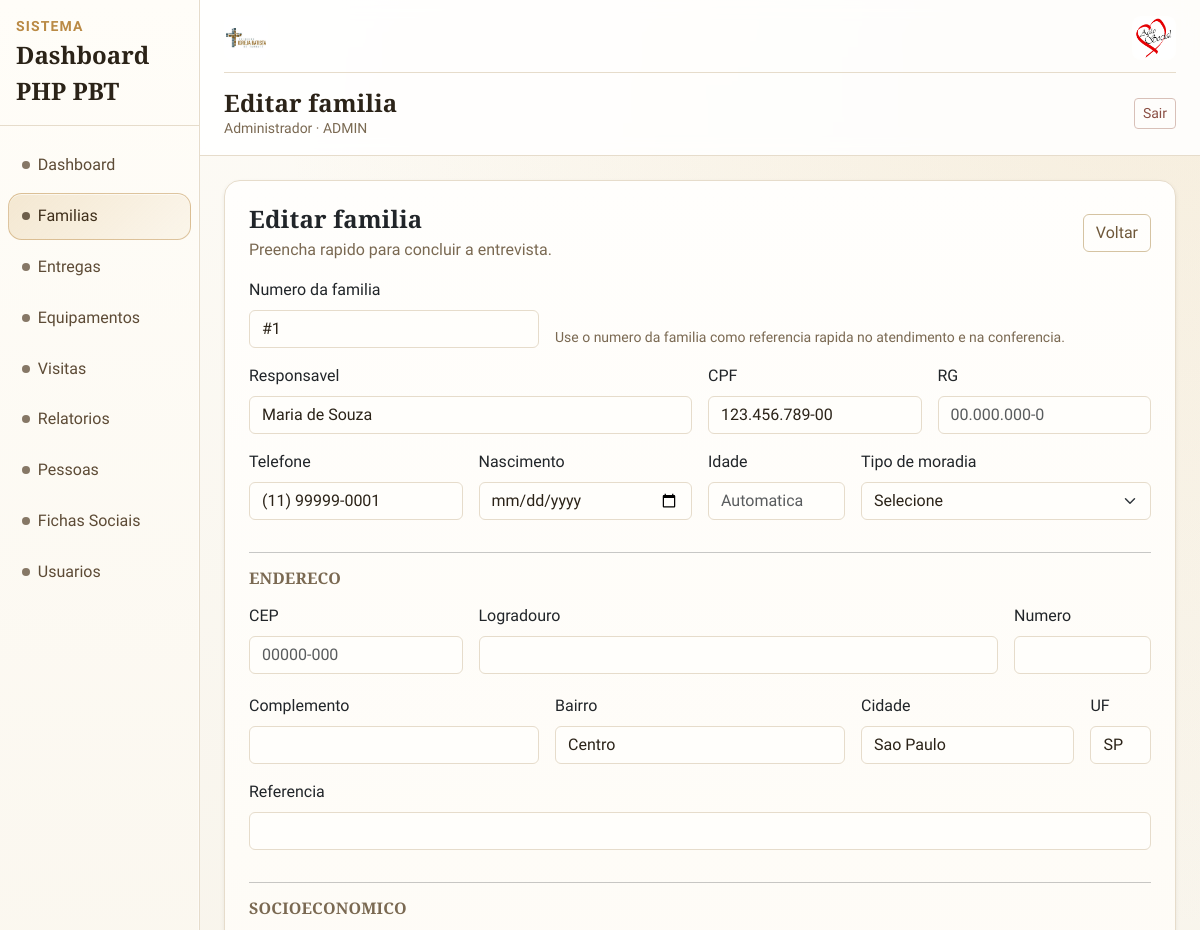
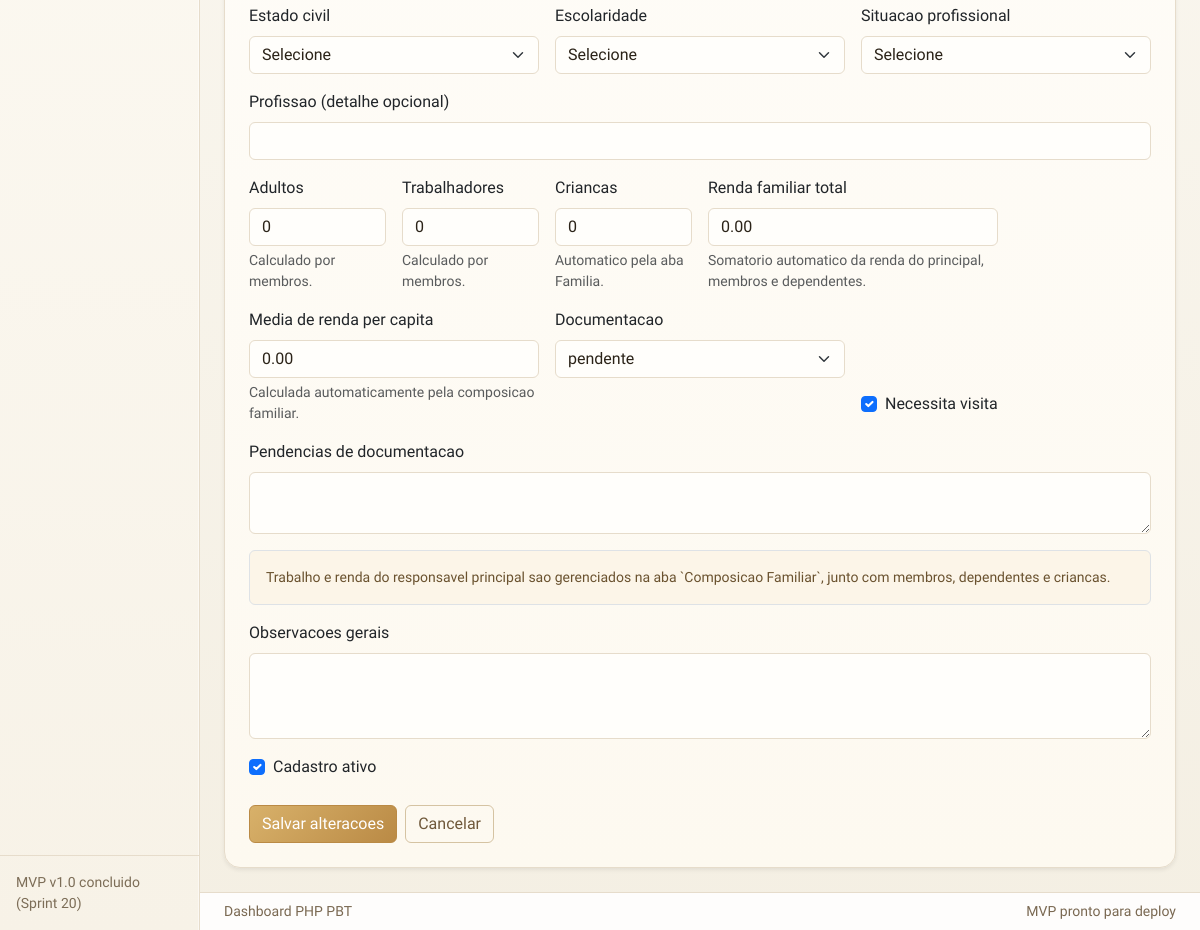
The app's page /families/edit?id=1 (signed in) with its own data (2 pictures, top to bottom).
### tables this page shows
CREATE TABLE IF NOT EXISTS families (
  id INT AUTO_INCREMENT PRIMARY KEY,
  responsible_name VARCHAR(160) NOT NULL,
  cpf_responsible VARCHAR(14) NULL UNIQUE,
  rg_responsible VARCHAR(20) NULL,
  birth_date DATE NULL,
  phone VARCHAR(20) NULL,
  responsible_works TINYINT(1) NOT NULL DEFAULT 0,
  responsible_income DECIMAL(10,2) NOT NULL DEFAULT 0,
  marital_status VARCHAR(30) NULL,
  education_level VARCHAR(40) NULL,
  professional_status VARCHAR(40) NULL,
  profession_detail VARCHAR(120) NULL,
  cep VARCHAR(10) NULL,
  address VARCHAR(200) NULL,
  address_number VARCHAR(20) NULL,
  address_complement VARCHAR(120) NULL,
  neighborhood VARCHAR(80) NULL,
  city VARCHAR(80) NULL,
  state CHAR(2) NULL,
  location_reference VARCHAR(200) NULL,
  housing_type VARCHAR(60) NULL,
  adults_count INT NOT NULL DEFAULT 0,
  workers_count INT NOT NULL DEFAULT 0,
  family_income_total DECIMAL(10,2) NOT NULL DEFAULT 0,
  family_income_average DECIMAL(10,2) NOT NULL DEFAULT 0,
  children_count INT NOT NULL DEFAULT 0,
  documentation_status VARCHAR(30) NOT NULL DEFAULT 'ok',
  documentation_notes TEXT NULL,
  needs_visit TINYINT(1) NOT NULL DEFAULT 0,
  general_notes TEXT NULL,
  is_active TINYINT(1) NOT NULL DEFAULT 1,
  created_at DATETIME NOT NULL DEFAULT CURRENT_TIMESTAMP,
  updated_at DATETIME NULL DEFAULT NULL ON UPDATE CURRENT_TIMESTAMP,
  INDEX idx_families_responsible_name (responsible_name),
  INDEX idx_families_city_neighborhood (city, neighborhood),
  INDEX idx_families_documentation_status (documentation_status),
  INDEX idx_families_needs_visit (needs_visit),
  INDEX idx_families_is_active (is_active),
  INDEX idx_families_updated_at (updated_at)
);

### app/Views/families/form.php (the view, shortened to what the rows shown need)
<?php
$isEdit = ($mode ?? 'create') === 'edit';
$familyData = is_array($family ?? null) ? $family : [];
$docStatuses = is_array($docStatuses ?? null) ? $docStatuses : ['ok', 'pendente', 'parcial'];
?>
<div class="row justify-content-center">
    <div class="col-12">
        <div class="card border-0 shadow-sm">
            <div class="card-body p-4">
                <div class="d-flex justify-content-between align-items-center mb-3">
                    <div>
                        <h2 class="h4 mb-1"><?= $isEdit ? 'Editar familia' : 'Nova familia' ?></h2>
                    </div>
                </div>
                <form method="post" action="<?= $isEdit ? '/families/update?id=' . (int) ($familyData['id'] ?? 0) : '/families' ?>">
                    <div class="row g-3">
                        <div class="col-12 col-md-4">
                            <label class="form-label">Numero da familia</label>
                            <input
                                type="text"
                                class="form-control"
                                value="<?= $isEdit ? ('#' . (int) ($familyData['id'] ?? 0)) : 'Sera gerado ao salvar' ?>"
                                readonly
                                tabindex="-1"
                            >
                        </div>
                        <div class="col-12 col-lg-6">
                            <label class="form-label">Responsavel</label>
                            <input class="form-control" name="responsible_name" required autofocus placeholder="Nome completo da responsavel" value="<?= htmlspecialchars((string) ($familyData['responsible_name'] ?? ''), ENT_QUOTES, 'UTF-8') ?>">
                        </div>
                        <div class="col-12 col-md-6 col-lg-3">
                            <label class="form-label">CPF</label>
                            <input class="form-control" name="cpf_responsible" required placeholder="000.000.000-00" value="<?= htmlspecialchars((string) ($familyData['cpf_responsible'] ?? ''), ENT_QUOTES, 'UTF-8') ?>">
                        </div>
                        <div class="col-12 col-md-3">
                            <label class="form-label">Telefone</label>
                            <input class="form-control" name="phone" placeholder="(00) 00000-0000" value="<?= htmlspecialchars((string) ($familyData['phone'] ?? ''), ENT_QUOTES, 'UTF-8') ?>">
                        </div>
                        <div class="col-12 col-md-4">
                            <label class="form-label">Bairro</label>
                            <input class="form-control" name="neighborhood" value="<?= htmlspecialchars((string) ($familyData['neighborhood'] ?? ''), ENT_QUOTES, 'UTF-8') ?>">
                        </div>
                        <div class="col-12 col-md-3">
                            <label class="form-label">Cidade</label>
                            <input class="form-control" name="city" value="<?= htmlspecialchars((string) ($familyData['city'] ?? ''), ENT_QUOTES, 'UTF-8') ?>">
                        </div>
                        <div class="col-12 col-md-1">
                            <label class="form-label">UF</label>
                            <input class="form-control text-uppercase" maxlength="2" name="state" value="<?= htmlspecialchars((string) ($familyData['state'] ?? ''), ENT_QUOTES, 'UTF-8') ?>">
                        </div>
                        <div class="col-6 col-md-2">
                            <label class="form-label">Adultos</label>
                            <input type="number" min="0" class="form-control" value="<?= htmlspecialchars((string) ($familyData['adults_count'] ?? 0), ENT_QUOTES, 'UTF-8') ?>" readonly tabindex="-1">
                            <div class="form-text">Calculado por membros.</div>
                        </div>
                        <div class="col-6 col-md-2">
                            <label class="form-label">Trabalhadores</label>
                            <input type="number" min="0" class="form-control" value="<?= htmlspecialchars((string) ($familyData['workers_count'] ?? 0), ENT_QUOTES, 'UTF-8') ?>" readonly tabindex="-1">
                            <div class="form-text">Calculado por membros.</div>
                        </div>
                        <div class="col-6 col-md-2">
                            <label class="form-label">Criancas</label>
                            <input type="number" class="form-control" value="<?= htmlspecialchars((string) ($familyData['children_count'] ?? 0), ENT_QUOTES, 'UTF-8') ?>" readonly tabindex="-1">
                            <div class="form-text">Automatico pela aba Familia.</div>
                        </div>
                        <div class="col-12 col-md-4">
                            <label class="form-label">Renda familiar total</label>
                            <input class="form-control" value="<?= htmlspecialchars((string) ($familyData['family_income_total'] ?? '0.00'), ENT_QUOTES, 'UTF-8') ?>" readonly tabindex="-1">
                            <div class="form-text">Somatorio automatico da renda do principal, membros e dependentes.</div>
                        </div>
                        <div class="col-12 col-md-4">
                            <label class="form-label">Media de renda per capita</label>
                            <input class="form-control" value="<?= htmlspecialchars((string) ($familyData['family_income_average'] ?? '0.00'), ENT_QUOTES, 'UTF-8') ?>" readonly tabindex="-1">
                            <div class="form-text">Calculada automaticamente pela composicao familiar.</div>
                        </div>
                        <div class="col-12 col-md-4">
                            <label class="form-label">Documentacao</label>
                            <select class="form-select" name="documentation_status">
                                <?php foreach ($docStatuses as $docStatus) : ?>
                                    <option value="<?= htmlspecialchars((string) $docStatus, ENT_QUOTES, 'UTF-8') ?>" <?= ((string) ($familyData['documentation_status'] ?? 'ok') === (string) $docStatus) ? 'selected' : '' ?>>
                                        <?= htmlspecialchars((string) $docStatus, ENT_QUOTES, 'UTF-8') ?>
                                    </option>
                                <?php endforeach; ?>
                            </select>
                        </div>
                        <div class="col-12 col-md-4 d-flex align-items-end">
                            <div class="form-check mb-2">
                                <input class="form-check-input" type="checkbox" id="needs_visit" name="needs_visit" value="1" <?= ((int) ($familyData['needs_visit'] ?? 0) === 1) ? 'checked' : '' ?>>
                                <label class="form-check-label" for="needs_visit">Necessita visita</label>
                            </div>
                        </div>
                        <div class="col-12">
                            <div class="form-check">
                                <input class="form-check-input" type="checkbox" id="is_active" name="is_active" value="1" <?= ((int) ($familyData['is_active'] ?? 1) === 1) ? 'checked' : '' ?>>
                                <label class="form-check-label" for="is_active">Cadastro ativo</label>
                            </div>
                        </div>
                    </div>
                </form>
            </div>
        </div>
    </div>
</div>

### records on screen
families: id "#1", responsible_name "Maria de Souza", cpf_responsible "123.456.789-00", phone "(11) 99999-0001", neighborhood "Centro", city "Sao Paulo", state "SP", adults_count "0", workers_count "0", children_count "0", family_income_total "0.00", family_income_average "0.00", documentation_status "pendente", needs_visit "☑", is_active "☑"

### other values on screen
$layoutAppName "Dashboard PHP PBT"
$item['label'] "Dashboard"
$item['label'] "Familias"
$item['label'] "Entregas"
$item['label'] "Equipamentos"
$item['label'] "Visitas"
$item['label'] "Relatorios"
$item['label'] "Pessoas"
$item['label'] "Fichas Sociais"
$item['label'] "Usuarios"
$layoutTitle "Editar familia"
$layoutUserName "Administrador"
$layoutUserRole "ADMIN"
